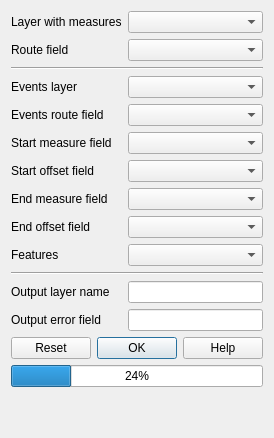
      <widget class="QWidget" name="eventsTab">
       <attribute name="title">
        <string>Events</string>
       </attribute>
       <layout class="QVBoxLayout" name="verticalLayout_4">
        <item>
         <layout class="QGridLayout" name="eventsGridLayout">
          <item row="10" column="0">
           <widget class="QLabel" name="eventsMeasureEndFieldLabel">
            <property name="toolTip">
             <string>End of linear event. Leave blank for punctual events.</string>
            </property>
            <property name="text">
             <string>End measure field</string>
            </property>
           </widget>
          </item>
          <item row="4" column="1">
           <widget class="QComboBox" name="eventsLrsRouteFieldCombo"/>
          </item>
          <item row="15" column="1">
           <widget class="QLineEdit" name="eventsErrorFieldLineEdit"/>
          </item>
          <item row="14" column="1">
           <widget class="QLineEdit" name="eventsOutputNameLineEdit">
            <property name="text">
             <string/>
            </property>
           </widget>
          </item>
          <item row="13" column="0" colspan="2">
           <widget class="Line" name="line_3">
            <property name="orientation">
             <enum>Qt::Horizontal</enum>
            </property>
           </widget>
          </item>
          <item row="10" column="1">
           <widget class="QComboBox" name="eventsMeasureEndFieldCombo">
            <property name="toolTip">
             <string>End of linear event. Leave blank for punctual events.</string>
            </property>
           </widget>
          </item>
          <item row="12" column="1">
           <widget class="QComboBox" name="eventsFeaturesSelectCombo"/>
          </item>
          <item row="7" column="0">
           <widget class="QLabel" name="eventsRouteFieldLabel">
            <property name="text">
             <string>Events route field</string>
            </property>
           </widget>
          </item>
          <item row="6" column="1">
           <widget class="QComboBox" name="eventsLayerCombo"/>
          </item>
          <item row="12" column="0">
           <widget class="QLabel" name="eventsFeaturesSelectLabel">
            <property name="text">
             <string>Features</string>
            </property>
           </widget>
          </item>
          <item row="4" column="0">
           <widget class="QLabel" name="eventsLrsRouteFieldLabel">
            <property name="text">
             <string>Route field</string>
            </property>
           </widget>
          </item>
          <item row="8" column="0">
           <widget class="QLabel" name="eventsMeasureStartFieldLabel">
            <property name="toolTip">
             <string>Measure of punctual or start of linear event.</string>
            </property>
            <property name="text">
             <string>Start measure field</string>
            </property>
           </widget>
          </item>
          <item row="5" column="0" colspan="2">
           <widget class="Line" name="line_8">
            <property name="orientation">
             <enum>Qt::Horizontal</enum>
            </property>
           </widget>
          </item>
          <item row="1" column="0">
           <widget class="QLabel" name="eventsLrsLayerLabel">
            <property name="text">
             <string>Layer with measures</string>
            </property>
           </widget>
          </item>
          <item row="8" column="1">
           <widget class="QComboBox" name="eventsMeasureStartFieldCombo">
            <property name="toolTip">
             <string>Measure of punctual or start of linear event.</string>
            </property>
           </widget>
          </item>
          <item row="11" column="0">
           <widget class="QLabel" name="eventsOffsetEndFieldLabel">
            <property name="text">
             <string>End offset field</string>
            </property>
           </widget>
          </item>
          <item row="11" column="1">
           <widget class="QComboBox" name="eventsOffsetEndFieldCombo"/>
          </item>
          <item row="15" column="0">
           <widget class="QLabel" name="eventsErrorFieldLabel">
            <property name="text">
             <string>Output error field</string>
            </property>
           </widget>
          </item>
          <item row="7" column="1">
           <widget class="QComboBox" name="eventsRouteFieldCombo"/>
          </item>
          <item row="14" column="0">
           <widget class="QLabel" name="eventsOutputNameLabel">
            <property name="text">
             <string>Output layer name</string>
            </property>
           </widget>
          </item>
          <item row="6" column="0">
           <widget class="QLabel" name="eventsLayerLabel">
            <property name="text">
             <string>Events layer</string>
            </property>
           </widget>
          </item>
          <item row="1" column="1">
           <widget class="QComboBox" name="eventsLrsLayerCombo"/>
          </item>
          <item row="9" column="0">
           <widget class="QLabel" name="eventsOffsetStartFieldLabel">
            <property name="text">
             <string>Start offset field</string>
            </property>
           </widget>
          </item>
          <item row="9" column="1">
           <widget class="QComboBox" name="eventsOffsetStartFieldCombo"/>
          </item>
         </layout>
        </item>
        <item>
         <widget class="QDialogButtonBox" name="eventsButtonBox">
          <property name="standardButtons">
           <set>QDialogButtonBox::Help|QDialogButtonBox::Ok|QDialogButtonBox::Reset</set>
          </property>
         </widget>
        </item>
        <item>
         <widget class="QProgressBar" name="eventsProgressBar">
          <property name="value">
           <number>24</number>
          </property>
         </widget>
        </item>
        <item>
         <spacer name="verticalSpacer_2">
          <property name="orientation">
           <enum>Qt::Vertical</enum>
          </property>
          <property name="sizeHint" stdset="0">
           <size>
            <width>20</width>
            <height>40</height>
           </size>
          </property>
         </spacer>
        </item>
       </layout>
       <zorder>eventsButtonBox</zorder>
       <zorder>verticalSpacer_2</zorder>
       <zorder>eventsProgressBar</zorder>
      </widget>
